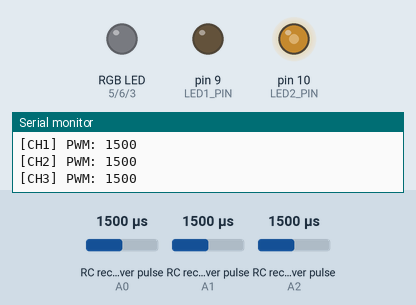
This program was run on a simulated Arduino Uno, built with avr-gcc and run on an emulated ATmega328P. On the bench: an RGB LED mixed from three pins (HIGH = lit), output pins drawn as LEDs (lit = HIGH), the last lines printed to the serial monitor. Wiring (inferred from the names in the program): 3 × RC receiver channel: data A0 / data A1 / data A2. Dashed ring = blinking. The inputs (shaded band) are chosen by the test bench; at power-on: RC receiver pulse (sensors on A1, A2, A0) 1500 µs.

Above: at 2.2 s.
2.3 s: RC receiver pulse (sensor on A1) set to 1020 µs
At 5.1 s:
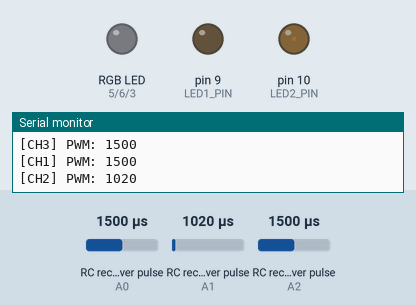
5.3 s: RC receiver pulse (sensor on A2) set to 1687 µs
8.3 s: RC receiver pulse (sensor on A2) set to 1717 µs
At 9.3 s:
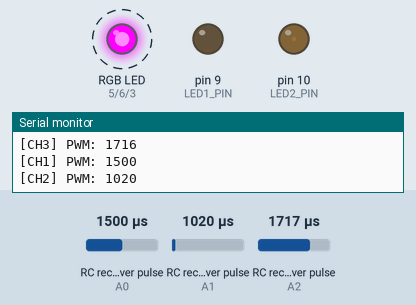
11.3 s: RC receiver pulse (sensor on A0) set to 1020 µs
14.3 s: RC receiver pulse (sensor on A0) set to 1551 µs
17.3 s: RC receiver pulse (sensor on A0) set to 1577 µs
At 20.75 s:
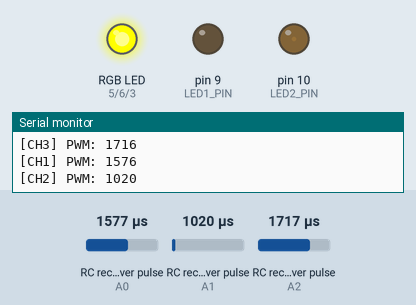
At 26.37 s:
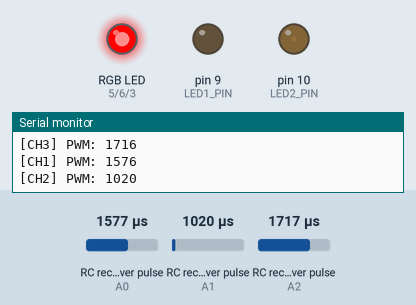
Timing chart, 0 to 33.9 s (numbered marks = the images above; inputs shaded):
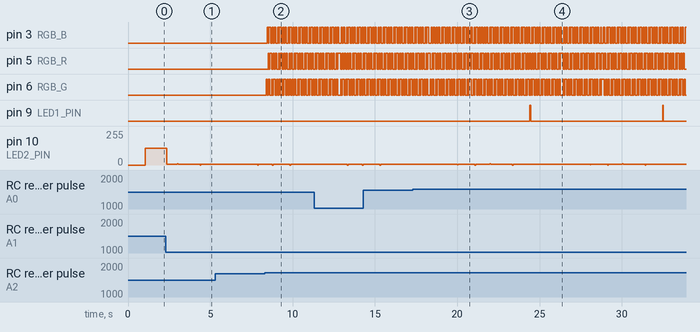

The program:

main.cpp
```cpp
#include <Arduino.h>
#include <PinChangeInterrupt.h> // 핀체인지 인터럽트를 위한 라이브러리

// 수신기에서 들어오는 채널 핀 정의
#define CH1_PIN A0  // 채널 1: LED On/Off 제어용 (스위치)
#define CH2_PIN A1  // 채널 2: LED 밝기 제어용
#define CH3_PIN A2  // 채널 3: RGB 색상 전환용

// 아두이노 출력 핀 정의
const int LED1_PIN = 9;    // 일반 LED 1: ON/OFF
const int LED2_PIN = 10;   // 일반 LED 2: 밝기 조절
const int RGB_R = 5;       // RGB LED의 빨간색 핀
const int RGB_G = 6;       // 초록색 핀
const int RGB_B = 3;       // 파란색 핀

// 각 채널에서 읽은 PWM 신호값 저장 변수 (us 단위)
volatile int ch1Pulse = 1500;
volatile int ch2Pulse = 1500;
volatile int ch3Pulse = 1500;

// PWM 신호 측정을 위한 상승 에지 시작 시간 기록 변수
volatile unsigned long ch1Start = 0;
volatile unsigned long ch2Start = 0;
volatile unsigned long ch3Start = 0;

// 새로운 PWM 신호가 들어왔는지 확인하는 플래그
volatile boolean newCh1 = false;
volatile boolean newCh2 = false;
volatile boolean newCh3 = false;

// 현재 RGB 색상 상태 (0~5 순환)
int currentColor = 0;

// 함수 미리 선언
void handleCH1();
void handleCH2();
void handleCH3();
void changeColor();
void setRGB(int r, int g, int b);

void setup() {
  Serial.begin(9600); // 시리얼 통신 시작 (모니터 출력용)
  delay(1000);
  Serial.println("🎛 RC 3채널 LED 제어 시작");

  // 입력 핀 설정 (수신기 PWM 입력 받음)
  pinMode(CH1_PIN, INPUT_PULLUP);
  pinMode(CH2_PIN, INPUT_PULLUP);
  pinMode(CH3_PIN, INPUT_PULLUP);

  // 출력 핀 설정 (LED 제어)
  pinMode(LED1_PIN, OUTPUT);
  pinMode(LED2_PIN, OUTPUT);
  pinMode(RGB_R, OUTPUT);
  pinMode(RGB_G, OUTPUT);
  pinMode(RGB_B, OUTPUT);

  // 핀 체인지 인터럽트 등록 (PWM 신호 측정용)
  attachPCINT(digitalPinToPCINT(CH1_PIN), handleCH1, CHANGE);
  attachPCINT(digitalPinToPCINT(CH2_PIN), handleCH2, CHANGE);
  attachPCINT(digitalPinToPCINT(CH3_PIN), handleCH3, CHANGE);
}

void loop() {
  // === CH1 처리: LED ON/OFF 제어 ===
  if (newCh1) {
    newCh1 = false;

    // PWM 신호가 1600us 초과면 LED 켜기, 아니면 끄기
    if (ch1Pulse > 1600) {
      digitalWrite(LED1_PIN, HIGH);
    } else {
      digitalWrite(LED1_PIN, LOW);
    }

    Serial.print("[CH1] PWM: ");
    Serial.println(ch1Pulse);
  }

  // === CH2 처리: 밝기 제어 ===
  if (newCh2) {
    newCh2 = false;

    // 1000~2000us PWM을 0~255 밝기로 매핑
    int brightness = map(ch2Pulse, 1000, 2000, 0, 255);
    brightness = constrain(brightness, 0, 255); // 범위 제한
    analogWrite(LED2_PIN, brightness); // PWM 출력

    Serial.print("[CH2] PWM: ");
    Serial.println(ch2Pulse);
  }

  // === CH3 처리: RGB 색상 전환 ===
  if (newCh3) {
    newCh3 = false;

    // 스틱/스위치가 특정 위치 이상이면 색상 변경
    if (ch3Pulse > 1700) {
      changeColor(); // 다음 색상으로 변경
    }

    Serial.print("[CH3] PWM: ");
    Serial.println(ch3Pulse);
  }

  delay(50); // 시리얼 출력 속도 제어 (너무 빠르지 않게)
}

// === 인터럽트 핸들러: 채널 1 ===
void handleCH1() {
  if (digitalRead(CH1_PIN) == HIGH)
    ch1Start = micros(); // 상승 에지 시간 저장
  else if (ch1Start && !newCh1) {
    ch1Pulse = micros() - ch1Start; // 하강 에지에서 펄스폭 계산
    ch1Start = 0;
    newCh1 = true;
  }
}

// === 인터럽트 핸들러: 채널 2 ===
void handleCH2() {
  if (digitalRead(CH2_PIN) == HIGH)
    ch2Start = micros();
  else if (ch2Start && !newCh2) {
    ch2Pulse = micros() - ch2Start;
    ch2Start = 0;
    newCh2 = true;
  }
}

// === 인터럽트 핸들러: 채널 3 ===
void handleCH3() {
  if (digitalRead(CH3_PIN) == HIGH)
    ch3Start = micros();
  else if (ch3Start && !newCh3) {
    ch3Pulse = micros() - ch3Start;
    ch3Start = 0;
    newCh3 = true;
  }
}

// === RGB 색상 전환 ===
void changeColor() {
  currentColor = (currentColor + 1) % 6; // 6가지 색상 반복
  switch (currentColor) {
    case 0: setRGB(255, 0, 0); break;   // 빨강
    case 1: setRGB(0, 255, 0); break;   // 초록
    case 2: setRGB(0, 0, 255); break;   // 파랑
    case 3: setRGB(255, 255, 0); break; // 노랑
    case 4: setRGB(0, 255, 255); break; // 시안
    case 5: setRGB(255, 0, 255); break; // 마젠타
  }
}

// === RGB 값 PWM 출력 ===
void setRGB(int r, int g, int b) {
  analogWrite(RGB_R, r); // R 핀에 PWM
  analogWrite(RGB_G, g); // G 핀에 PWM
  analogWrite(RGB_B, b); // B 핀에 PWM
}
```

Measured:
- the behaviour switches between 1701 and 1702 µs on RC receiver pulse (sensor on A2) (found by bisection; images 1 and 2)
- the behaviour switches between 1568 and 1569 µs on RC receiver pulse (sensor on A0) (found by bisection; images 2 and 3)
- after the input at 8.3 s, pin 3 (RGB_B): alternates HIGH for 0.08 s and LOW for 0.05 s, starting after 0.16 s; pin 5 (RGB_R): alternates HIGH for 0.08 s and LOW for 0.05 s, starting after 0.21 s; pin 6 (RGB_G): alternates HIGH for 0.08 s and LOW for 0.08 s, starting after 0.10 s
- after the input at 17.3 s, pin 9 (LED1_PIN): alternates HIGH for 0.05 s and LOW for 8.0 s, starting after 7.1 s
- by itself, pin 10 (LED2_PIN): repeats every 8.1 s: 5/255 1.3 s, 4/255 0.05 s, 5/255 1.2 s, 3/255 0.05 s, 5/255 1.0 s, 0/255 0.05 s, 5/255 0.85 s, 8/255 0.05 s, 5/255 1.2 s, 7/255 0.05 s, 5/255 0.11 s, 0/255 0.05 s, 5/255 0.85 s, 7/255 0.05 s, 5/255 1.2 s, 6/255 0.05 s
